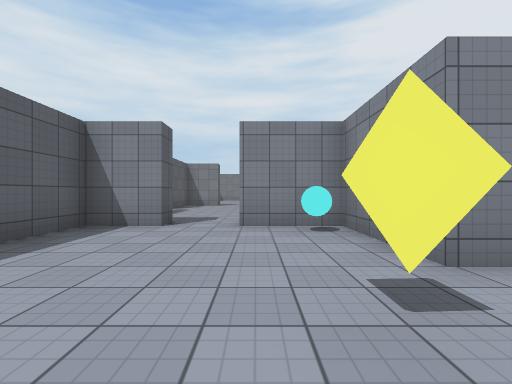
view 1 (above)

16 first-person views from a walk through a Unity game level. The camera is 1.3 m above the floor, looks level and sees 90° across. The floor is counted in squares, 2 m on a side. Each view is taken from the middle of a square. On the plan, view 1 faces up. The plan holds only what a view shows up to about 9 squares ahead; the rest is blank. The place goes on beyond the plan. The player is left out. Surface patterns are stand-ins for the level's own textures.

view 2
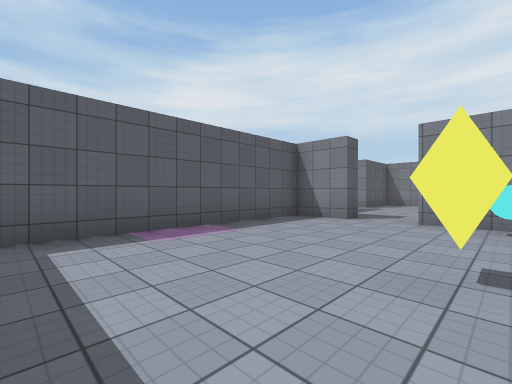

view 3
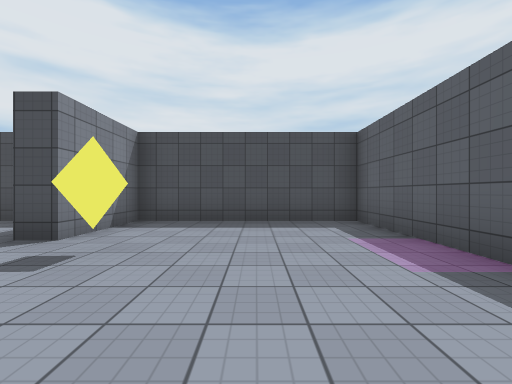

view 4
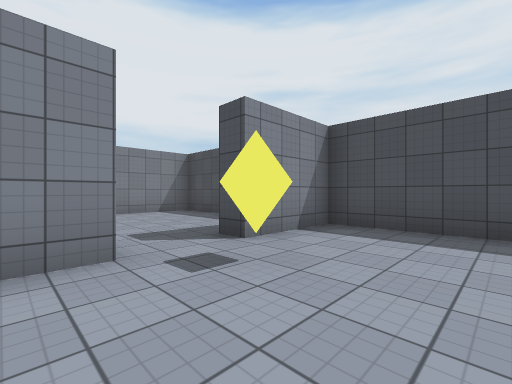

view 5
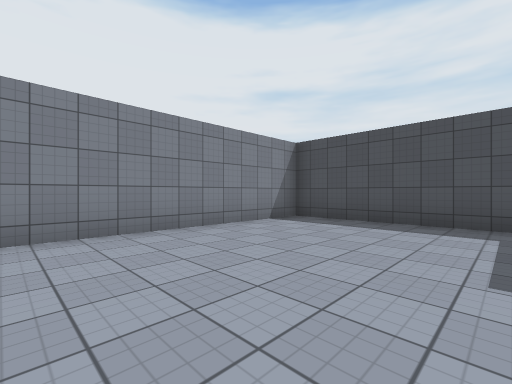

view 6
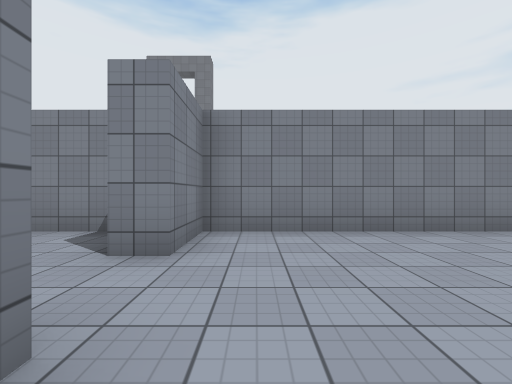

view 7
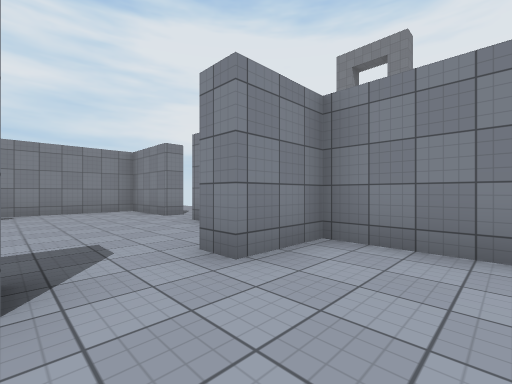

view 8
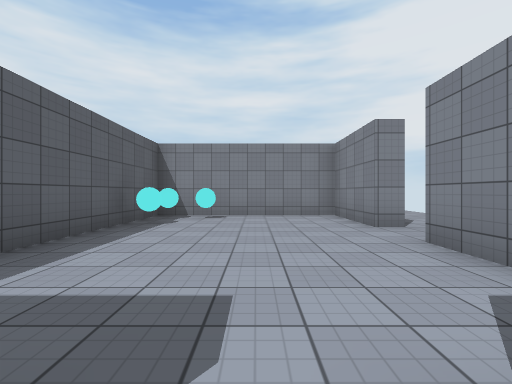

view 9
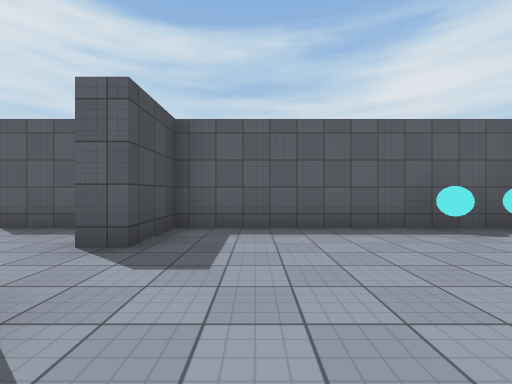

view 10
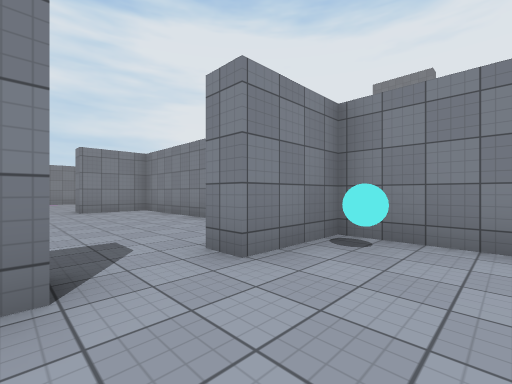

view 11
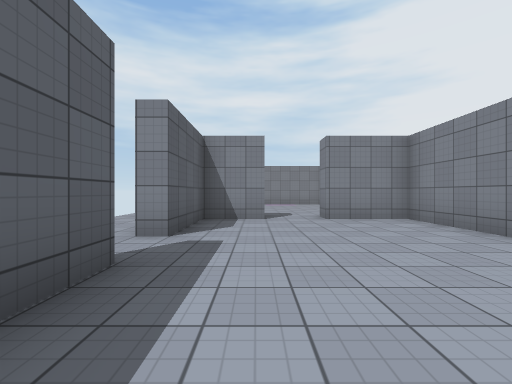

view 12
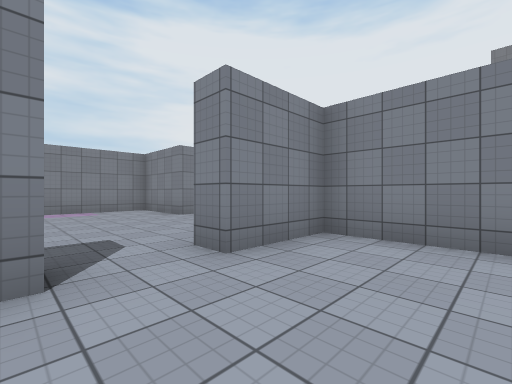

view 13
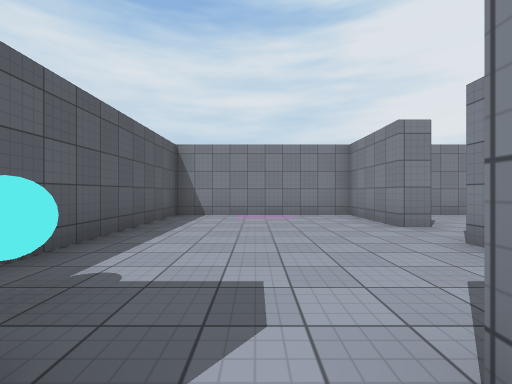

view 14
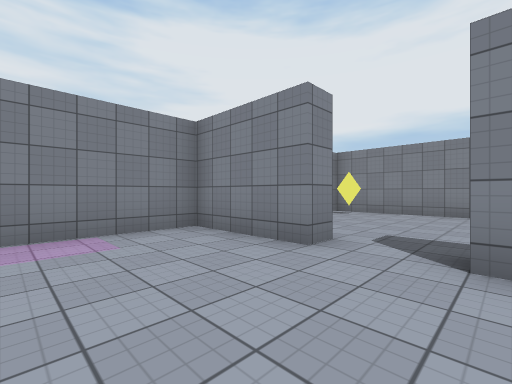

view 15
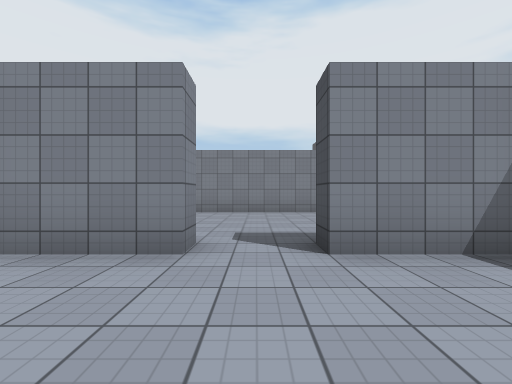

view 16
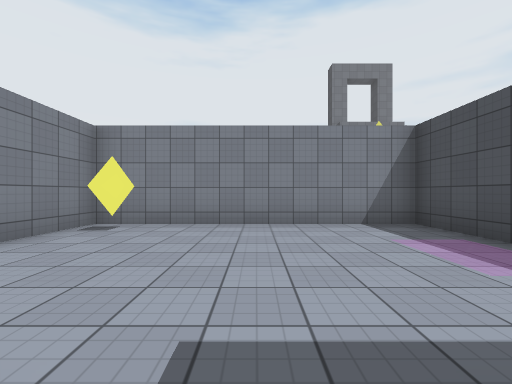

### Floor plan
Ten units are one square. View 1 is at (0, 0); x grows to the right and y downward. Boxes are objects, and circles mark ways between rooms. Rooms are numbered by the first view taken in them; rooms with no view inside come last. Other rooms are left out.
<svg viewBox="-38 -198 123 221">
<path fill="none" stroke="#000" d="M17 -22 17 -49 -3 -49M-18 -49 -33 -49 -33 18 17 18 17 -6M23 -38 23 -22 17 -22M17 -6 24 -6M30 18 72 18 72 -49 56 -49M72 -97 72 -121 23 -121 23 -55 40 -55 40 -49M72 -64 72 -84M56 -49 56 -55M-33 -84 -33 -72M17 -84 17 -121 -3 -121M-18 -121 -33 -121 -33 -97M-18 -55 -18 -49M-3 -49 -3 -55M17 -168 17 -193 -33 -193 -33 -142M17 -132 17 -152M-3 -121 -3 -129M24 -168 17 -168M51 -128 72 -128 72 -193 40 -193M17 -152 22 -152"/>
<rect x="5" y="-45" width="10" height="10" fill="#bbb"><title>other object</title></rect>
<rect x="25" y="-105" width="10" height="10" fill="#bbb"><title>other object</title></rect>
<rect x="25" y="-115" width="10" height="10" fill="#bbb"><title>other object</title></rect>
<rect x="35" y="-115" width="10" height="10" fill="#bbb"><title>other object</title></rect>
<rect x="-25" y="-145" width="10" height="10" fill="#bbb"><title>other object</title></rect>
<circle cx="20" cy="-15" r="3" fill="#2a7"/>
<circle cx="-10" cy="-50" r="3" fill="#2a7"/>
<circle cx="50" cy="-50" r="3" fill="#2a7"/>
<circle cx="-10" cy="-130" r="3" fill="#2a7"/>
<circle cx="20" cy="-160" r="3" fill="#2a7"/>
<text x="-10" y="-20">1</text>
<text x="50" y="-20">2</text>
<text x="50" y="-90">3</text>
<text x="-10" y="-90">4</text>
<text x="-10" y="-160">5</text>
<text x="50" y="-160">6</text>
</svg>
Room 1 opens to room 2. Room 1 opens to room 4. Room 2 opens to room 3. Room 4 opens to room 5. Room 5 opens to room 6.

Where each view was taken, in squares from view 1:
view 1: 0 up, 0 right, facing up
view 2: 1 down, 1 right, facing up-left
view 3: 4 up, 1 left, facing down
view 4: 3 up, 1 left, facing down-right
view 5: 4 up, 3 right, facing down-right
view 6: 4 up, 3 right, facing right
view 7: 3 up, 4 right, facing up-right
view 8: 5 up, 5 right, facing up
view 9: 7 up, 7 right, facing left
view 10: 3 up, 2 left, facing up-right
view 11: 6 up, 2 left, facing up
view 12: 10 up, 2 left, facing up-right
view 13: 12 up, 1 left, facing up
view 14: 15 up, 1 left, facing up-right
view 15: 16 up, 1 left, facing right
view 16: 16 up, 2 right, facing right
